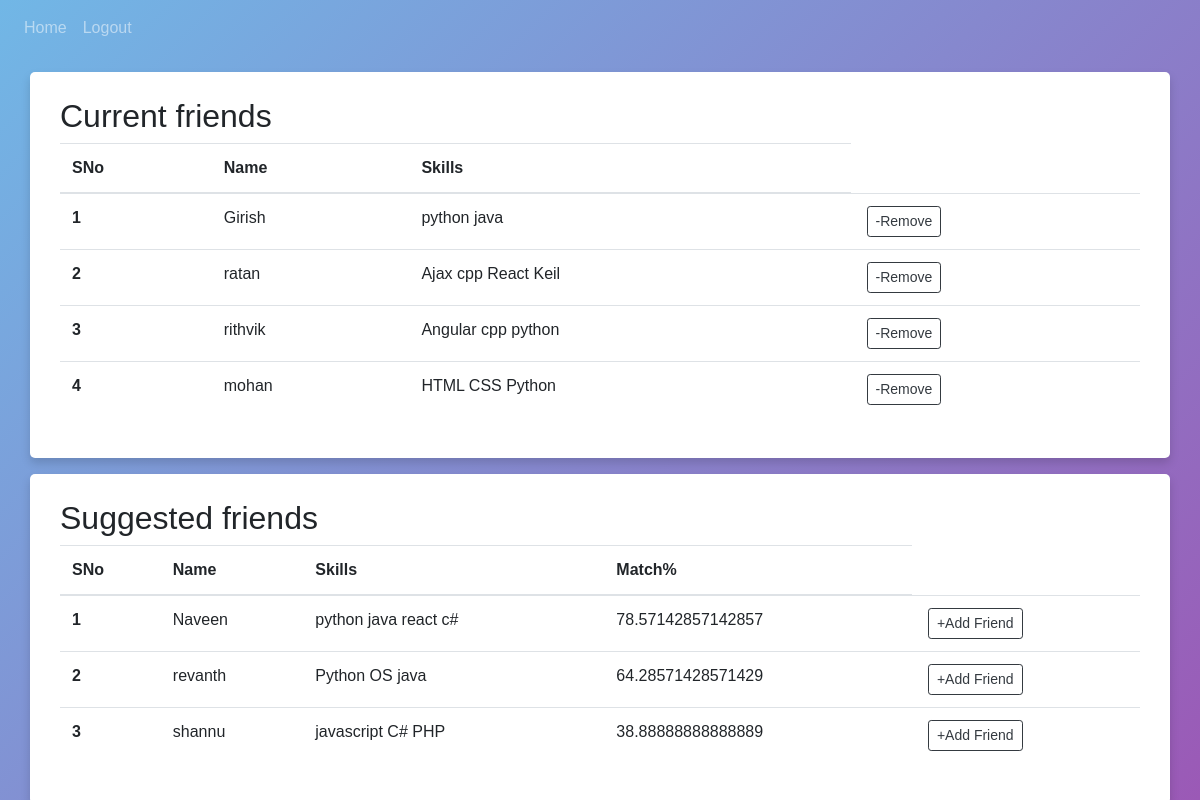
The app's page / (signed in) with its own data.
### website/models.py (models this page shows)
class User(db.Model, UserMixin):
    id = db.Column(db.Integer, primary_key=True)
    email = db.Column(db.String(150), unique=True)
    password = db.Column(db.String(150))
    first_name = db.Column(db.String(150))
    skill = db.Column(db.String(200))
    college = db.Column(db.String(150))

### website/views.py (the view)
@views.route('/', methods=['GET', 'POST'])
@login_required
def home():
    nodes = User.query.all()
    edges = adj_list.query.all()
    g = Graph1(nodes,edges)
    level1 = g.level_1(current_user.id)
    friends = []
    friends_2 = []
    if len(level1) == 0:
        for i in nodes:
           if current_user.college == i.college:
               friends_2.append([i.id,i.first_name,i.skill," "])
        return render_template("home.html", user=current_user,friends=friends,friends_2=friends_2)
    for i in nodes:
        if i.id in level1:
            friends.append(i)
    level2 = g.level_2(current_user.id)
    sim = g.jacc_similarity(current_user.id,level2)
    sim = dict(sim)
    for i in nodes:
        if i.id in level2:
            friends_2.append([i.id,i.first_name,i.skill,sim[i.id]])
    friends_2 = sorted(friends_2,key=lambda x:x[3],reverse=True)
    return render_template("home.html", user=current_user,friends=friends,friends_2=friends_2[:5],sim=sim)

### website/__init__.py (called while the page is built)
def create_app():
    app = Flask(__name__)
    app.config['SECRET_KEY'] = 'hjshjhdjah kjshkjdhjs'
    app.config['SQLALCHEMY_DATABASE_URI'] = f'sqlite:///{DB_NAME}'
    app.config['SQLALCHEMY_TRACK_MODIFICATIONS'] = False
    db.init_app(app)
    app.config['FLASK_ADMIN_SWATCH'] = 'cerulean'
    from .views import views
    from .auth import auth
    app.register_blueprint(views, url_prefix='/')
    app.register_blueprint(auth, url_prefix='/')
    from .models import User,adj_list
    admin = Admin(app, name='microblog', template_mode='bootstrap3')
    admin.add_view(ModelView(User, db.session))
    admin.add_view(ModelView(adj_list, db.session))
    create_database(app)
    login_manager = LoginManager()
    login_manager.login_view = 'auth.login'
    login_manager.init_app(app)
    @login_manager.user_loader
    def load_user(id):
        return User.query.get(int(id))
    return app

### website/code.py (called while the page is built)
	def add_adjedge(self,src,dest):
		node = AdjNode(dest)
		node.next = self.graph[src]
		self.graph[src] = node
		node = AdjNode(src)
		node.next = self.graph[dest]
		self.graph[dest] = node

	def level_1(self,vertex):
		temp = self.graph[vertex]
		level1_lst=[]
		while temp:
			if temp:
				level1_lst.append(temp.data)
				temp = temp.next
		return level1_lst

	def level_2(self,vertex):
		lst=[]
		level1_lst = self.level_1(vertex)
		for i in level1_lst:
			temp = self.graph[i]
			while temp:
					lst.append(temp.data)
					temp = temp.next
		lst = set(lst)
		lst.remove(vertex)
		return list(lst.difference(set(level1_lst)))

	def jacc_similarity(self,n,lst):
		fin_list=[]
		s1 = set(self.nodes[n-1].skill)
		for i in lst:
			s2 = set(self.nodes[i-1].skill)
			fin_list.append( [i,float(len(s1.intersection(s2)) / len(s1.union(s2)))])
		return fin_list

### website/templates/home.html
{% extends "base.html" %} {% block title %}Home{% endblock %} {% block content
  %}
  <div class="container my-3">
    <h2>Current friends</h2>
                <table class="table">
                    <thead>
                      <tr>
                        <th scope="col">SNo</th>
                        <th scope="col">Name</th>
                        <th scope="col">Skills</th>
                      </tr>
                    </thead>
                    <tbody>
          {% for i in friends %}
          <tr>
            <th scope="row">{{loop.index}}</th>
            <td>{{i.first_name}}</td>
            <td>{{i.skill}}</td>
            <td>
              <a href="/remove/{{i.id}}" name="remove_friend" type="button" class="btn btn-outline-dark btn-sm mx-1" >-Remove</button>
            </td>
          </tr>
          {% endfor %}
        </tbody>
        </table>
</div>
<div class="container my-3">
  <h2>Suggested friends</h2>
              <table class="table">
                  <thead>
                    <tr>
                      <th scope="col">SNo</th>
                      <th scope="col">Name</th>
                      <th scope="col">Skills</th>
                      <th scope="col">Match%</th>
                    </tr>
                  </thead>
                  <tbody>
        {% for i in friends_2 %}
        <tr>
          <th scope="row">{{loop.index}}</th>
          <td>{{i[1]}}</td>
          <td>{{i[2]}}</td>
          <td>{{i[3]*100}}</td>
          <td>
            <a href="/add/{{i[0]}}" name="add_friend" type="button" class="btn btn-outline-dark btn-sm mx-1" >+Add Friend</button>
          </td>
        </tr>
        {% endfor %}
      </tbody>
      </table>
</div>
  {% endblock %}

### website/static/index.css (style rules this page uses)
* { margin: 0; padding: 0; box-sizing: border-box; font-family: 'Poppins',sans-serif; }
body { height: 100vh; justify-content: center; align-items: center; background: linear-gradient(135deg, #71b7e6, #9b59b6); }
.container { background-color: #fff; padding: 25px 30px; border-radius: 5px; box-shadow: 0 5px 10px rgba(0,0,0,0.15); }

### records on screen
User: first_name "Girish", skill "python java"
User: first_name "ratan", skill "Ajax cpp React Keil"
User: first_name "rithvik", skill "Angular cpp python"
User: first_name "mohan", skill "HTML CSS Python"
User: first_name "Naveen", skill "python java react c#", i "78.57142857142857"
User: first_name "revanth", skill "Python OS java", i "64.28571428571429"
User: first_name "shannu", skill "javascript C# PHP", i "38.88888888888889"
